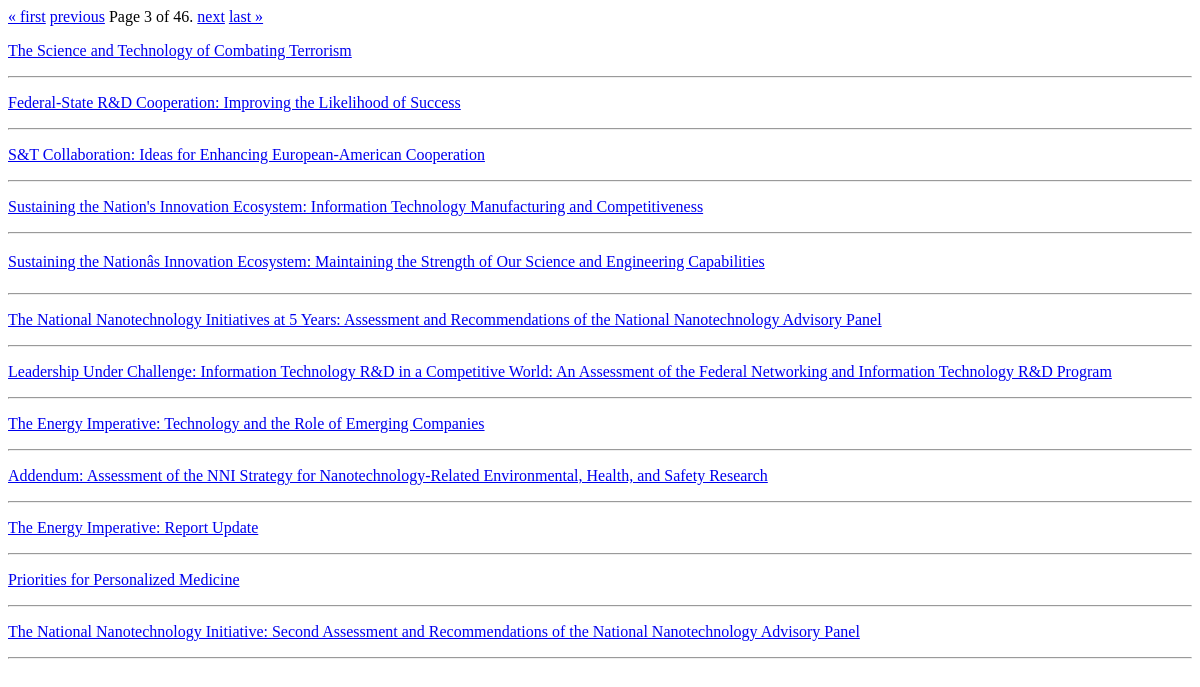
The page /docs/3 on the database as committed earlier.
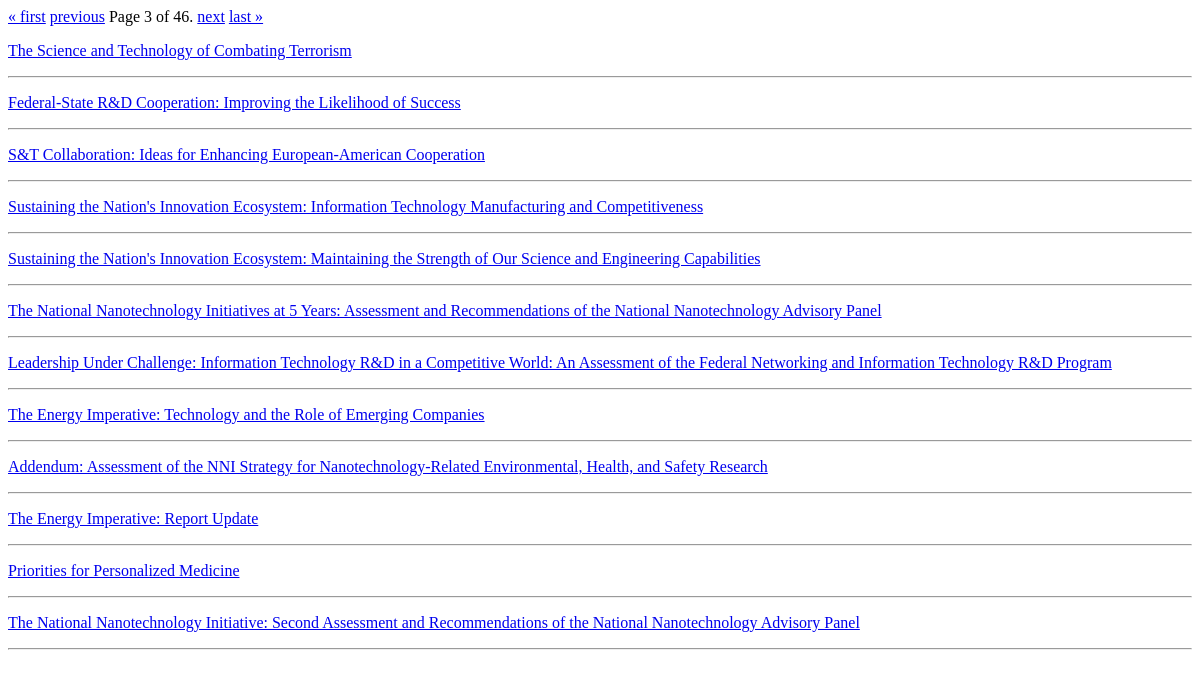
The same page on the database as committed later.
### documents/models.py (models this page shows, shortened)
class Document(models.Model):
	title=models.CharField(max_length=500,null=False,blank=False)
	asset_id=models.IntegerField(null=False,blank=False,unique=True)
	quartex_uid=models.CharField(max_length=36,null=False,blank=False,unique=True)
	quartex_name=models.CharField(max_length=100,null=False,blank=False,unique=True)
	lang=models.CharField(max_length=3,null=True,blank=True,unique=False)
	subjects=models.ManyToManyField('LegacySubjects')
	newsubjects=models.ManyToManyField('NewSubjects')

### documents/views.py (the view)
# urls.py: path('',views.Gallery),
def Gallery(request,pagenumber=1):
	docs=Document.objects.all()
	docs=docs.order_by('id')
	docs_paginator=Paginator(docs, 12)
	this_page=docs_paginator.get_page(pagenumber)
	return render(
		request,
		"gallery.html",
		{
			"page_obj": this_page
		}
	)

### documents/templates/gallery.html
{% extends "base.html" %}
{% block body %}
<div class="pagination">
    <span class="step-links">
        {% if page_obj.has_previous %}
            <a href="1">&laquo; first</a>
            <a href="/docs/{{ page_obj.previous_page_number }}">previous</a>
        {% endif %}
        <span class="current">
            Page {{ page_obj.number }} of {{ page_obj.paginator.num_pages }}.
        </span>
        {% if page_obj.has_next %}
            <a href="/docs/{{ page_obj.next_page_number }}">next</a>
            <a href="/docs/{{ page_obj.paginator.num_pages }}">last &raquo;</a>
        {% endif %}
    </span>
</div>
{% for document in page_obj %}
	<p><a href="/docs/single/{{document.id}}">{{ document.title }}</p>
	<hr/>
{% endfor %}
{% endblock %}

### documents/templates/base.html (shortened to what this page needs)
<html>
	<head>
	</head>
	<body>
	{% block body %}{% endblock %}
	</body>
</html>

Rows that differ between the two databases and show on the page:
changed Document: title "Sustaining the Nationâs Innovation Ecosystem: Maintaining the Strength of Our Science and Engineering Capabilities" → "Sustaining the Nation's Innovation Ecosystem: Maintaining the Strength of Our Science and Engineering Capabilities"
